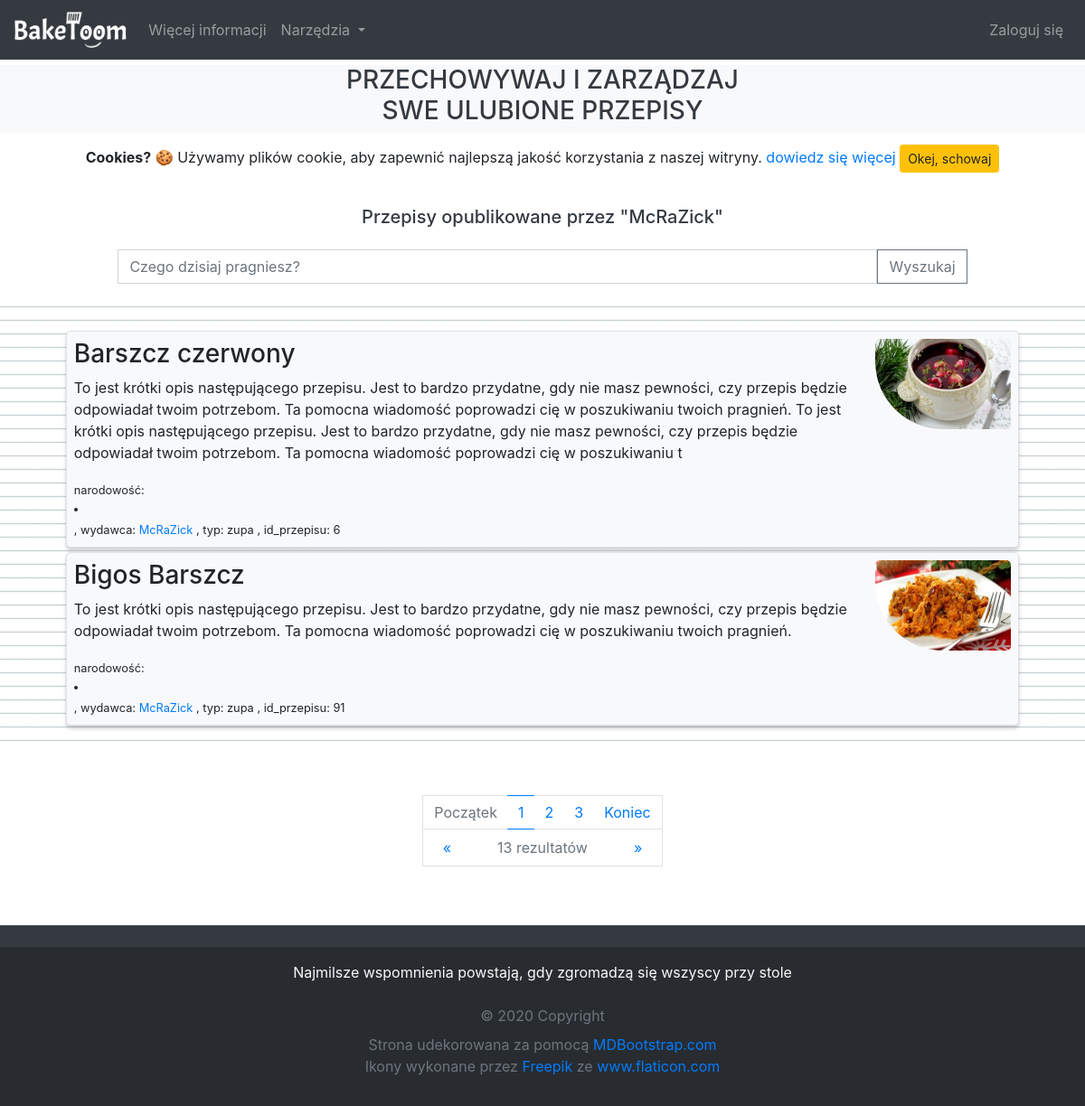
Page /user/McRaZick/ on the committed database.
### recipes/models.py (models this page shows, shortened)
class Recipe(models.Model):
	RECIPE_TYPE_CHOICES = (
		('wypiek', 'wypiek'),
		('deser', 'deser'),
		('zupa', 'zupa'),
		('inne', 'inne')
	)
	DEFAULT_LICENSE = (
		'MIT License'
		'\n\n'
		'Copyright (c) [rok] [pełne imię i nazwisko]'
		'\n\n'
		'Permission is hereby granted, free of charge, to any person obtaining a copy '
		'of this software and associated documentation files (the "Software"), to deal '
		'in the Software without restriction, including without limitation the rights '
		'to use, copy, modify, merge, publish, distribute, sublicense, and/or sell '
		'copies of the Software, and to permit persons to whom the Software is '
		'furnished to do so, subject to the following conditions:'
		'\n\n'
		'The above copyright notice and this permission notice shall be included in all '
		'copies or substantial portions of the Software.'
		'\n\n'
		'THE SOFTWARE IS PROVIDED "AS IS", WITHOUT WARRANTY OF ANY KIND, EXPRESS OR '
		'IMPLIED, INCLUDING BUT NOT LIMITED TO THE WARRANTIES OF MERCHANTABILITY, '
		'FITNESS FOR A PARTICULAR PURPOSE AND NONINFRINGEMENT. IN NO EVENT SHALL THE '
		'AUTHORS OR COPYRIGHT HOLDERS BE LIABLE FOR ANY CLAIM, DAMAGES OR OTHER '
		'LIABILITY, WHETHER IN AN ACTION OF CONTRACT, TORT OR OTHERWISE, ARISING FROM, '
		'OUT OF OR IN CONNECTION WITH THE SOFTWARE OR THE USE OR OTHER DEALINGS IN THE '
		'SOFTWARE.'
	)
	title = models.CharField(
		max_length=100,
		verbose_name=_('Tytuł przepisu')
	)
	publisher = models.ForeignKey(
		User,
		on_delete=models.CASCADE,
		verbose_name=_('Wydawca')
	)
	recipe_type	= models.CharField(
		max_length=100,
		blank=False,
		default=RECIPE_TYPE_CHOICES[3][1],
		choices=RECIPE_TYPE_CHOICES,
		verbose_name=_('Typ przepisu')
	)
	certified = models.BooleanField(
		blank=False,
		default=False
	)
	image = models.ImageField(
		default='default_recipe.jpg',
		upload_to='recipe_pics',
		verbose_name=_('Wprowadź Obraz')
	)
	description = models.TextField(
		max_length=400,
		blank=True,
		verbose_name=_('Krutka deskrypcja przepisu')
	)
	method = models.TextField(
		max_length=10000,
		blank=True,
		verbose_name=_('Wprowadź instrukcję sukcesywnego wykonania produktu')
	)
	license	= models.TextField(
		max_length=10000,
		blank=False,
		default=DEFAULT_LICENSE,
		verbose_name=_('Utwórz wiarygodną licencję')
	)
	nationality	= CountryField(
		max_length=100,
		blank=True,
		blank_label='Międzynarodowy',
		verbose_name=_('Wybierz narodowość przepisu')
	)
	date_posted_old = models.DateTimeField(blank=False, default=timezone.now)
	date_posted		= models.DateTimeField(blank=False, default=timezone.now)
	date_created	= models.DateTimeField(blank=False, default=timezone.now)
	date_edited		= models.DateTimeField(blank=False, default=timezone.now)

### recipes/views.py (the view)
# urls.py: path('user/<str:username>/', UserRecipeListView.as_view(), name='user-recipes'),
class UserRecipeListView(ListView):
	model = Recipe
	template_name = 'recipes/user_recipes.html' # <app>/<model>_<viewtype>.html
	context_object_name = 'recipes'
	paginate_by = 2
	def get_queryset(self):
		user = get_object_or_404(User, username=self.kwargs.get('username'))
		query = self.request.GET.get('q')
		if query:
			object_list = self.model.objects.filter(publisher=user, title__icontains=query).order_by(F('title').asc(nulls_last=True))
		else:
			object_list = self.model.objects.filter(publisher=user).order_by(F('title').asc(nulls_last=True))
		return object_list

### recipes/templates/recipes/user_recipes.html (shortened to what this page needs)
{% extends "recipes/base.html" %}
{% load recipes_extras %}
{% block content %}
  {% load static %}
  <h5 class="mb-4 ml-1 mr-1 mt-4 text-center text-dark h4-mobile">
    Przepisy opublikowane przez "{{ view.kwargs.username }}"
  </h5>
  <form method="GET" action="{% url 'user-recipes' view.kwargs.username %}" class="form-inline my-4 d-flex justify-content-center">
    <input class="form-control" type="search" name="q" value='{{ request.GET.q }}' placeholder="Czego dzisiaj pragniesz?" aria-label="Search" style="border-radius:0; width:70%">
    <button class="btn btn-outline-secondary" type="submit" style="border-radius: 0">Wyszukaj</button>
  </form>
  <div id="recipes" class="mt-4 mb-5 pt-4 pb-4" style="background-image: url('{% static 'recipes/img/background_notepad.png' %}'); background-size: 15px 15px">
    <center class="container recipe-container">
      {% if recipes %}
        {% for recipe in recipes %}
          <div class="border m-1 btn-light p-2 recipe-container" onclick="$(this).fadeOut(500); setTimeout(function(){window.location='{% url 'recipe-detail' recipe.id %}'}, 500)" style="overflow: auto; border-radius: 5px">
            <article>
              <img class="float-right" width="150px" height="100px" style="border-radius: 5px 5px 5px 75px" src="{{ recipe.image.url }}">
              <h3>{{ recipe.title }}</h3>
              <p>{{ recipe.description }}</p>
              <small class="f16">
                {% if recipe.nationality %}
                  narodowość:
                  <li class="flag {{ recipe.nationality|lower }}"></li>
                {% else %}
                  narodowość: międzynarodowy
                {% endif %},
                {% if recipe.publisher %}
                  wydawca: <a href="{% url 'user-recipes' recipe.publisher.username %}">{{ recipe.publisher }}</a>
                {% else %}
                  wydawca: null
                {% endif %},
                {% if recipe.recipe_type %}
                  typ: {{ recipe.recipe_type }}
                {% else %}
                  typ: inne
                {% endif %},
                id_przepisu: {{ recipe.id }}
              </small>
            </article>
          </div>
        {% endfor %}
      {% else %}
        <div class="d-flex justify-content-center text-dark p-5 text-center" style="background-color: #f8f9fa">
          <h2>Zero rezultatów</h2>
        </div>
      {% endif %}
    </center>
  </div>
  {% if is_paginated %}
    <center class="pagination justify-content-center">
      <nav id="home-pagination" aria-label="Page navigation example">
        <div>
          <ul class="pagination pagination-circle pg-blue mb-0">
            <li class="page-item {% if not page_obj.has_previous %}disabled{% endif %}">
              <a class="page-link" style="border-right: 0" aria-label="First"
                {% if page_obj.has_previous %}
                  {% if request.GET.q %}
                    href="#"
                    onclick="paginateToPage(1)"
                  {% else %}
                    href="?page=1"
                  {% endif %}
                {% else %}
                  href="#"
                {% endif %}
              >Początek</a>
            </li>
            {% for num in page_obj.paginator.page_range %}
              {% if page_obj.number == num %}
                <li class="page-item active">
                  <a class="page-link page-link-active-fancy"
                    {% if request.GET.q %}
                      href="#"
                      onclick="paginateToPage({{ num }})"
                    {% else %}
                      href="?page={{ num }}"
                    {% endif %}
                  >{{ num }}</a>
                </li>
              {% elif num > page_obj.number|add:'-3' and num < page_obj.number|add:'3' %}
                <li class="page-item">
                  <a class="page-link page-link-fancy"
                    {% if request.GET.q %}
                      href="#"
                      onclick="paginateToPage({{ num }})"
                    {% else %}
                      href="?page={{ num }}"
                    {% endif %}
                  >{{ num }}</a>
                </li>
              {% endif %}
            {% endfor %}
            <li class="page-item {% if not page_obj.has_next %}disabled{% endif %}">
              <a class="page-link" style="border-left: 0" aria-label="Last"
                {% if page_obj.has_next %}
                  {% if request.GET.q %}
                    href="#"
                    onclick="paginateToPage({{ page_obj.paginator.num_pages }})"
                  {% else %}
                    href="?page={{ page_obj.paginator.num_pages }}"
                  {% endif %}
                {% else %}
                  href="#"
                {% endif %}
              >Koniec</a>
            </li>
          </ul>
        </div>
        <div name="page-flip">
          <a style="border-right: 0" class="{% if not page_obj.has_previous %}disabled{% endif %}" aria-label="Previous"
            {% if page_obj.has_previous %}
              {% if request.GET.q %}
                href="#"
                onclick="paginateToPage({{ page_obj.previous_page_number }})"
              {% else %}
                href="?page={{ page_obj.previous_page_number }}"
              {% endif %}
            {% else %}
              href="#"
            {% endif %}
          ><span aria-hidden="true">&laquo;</span></a>
          <a style="width: 60%; border-left: 0; border-right: 0; color: #6c757d; cursor: default">
            <span id="search-result-counter">{{ page_obj.paginator.count }}</span>
              rezultatów
          </a>
          <a style="border-left: 0" class="{% if not page_obj.has_next %}disabled{% endif %}" aria-label="Next"
            {% if page_obj.has_next %}
              {% if request.GET.q %}
                href="#"
                onclick="paginateToPage({{ page_obj.next_page_number }})"
              {% else %}
                href="?page={{ page_obj.next_page_number }}"
              {% endif %}
            {% else %}
              href="#"
            {% endif %}
          ><span aria-hidden="true">&raquo;</span></a>
        </div>
      </nav>
    </center>
  {% endif %}
{% endblock content %}

### recipes/static/recipes/css/main.css (style rules this page uses)
html { scroll-behavior: smooth; position: relative; min-height: 100% }
body { margin-bottom: 240px }
#recipes div, div.container { width: 95%; text-align: left }
.recipe-container > div { box-shadow: 0 2px 4px 0 rgba(0, 0, 0, 0.1), 0 4px 4px 0 rgba(0, 0, 0, 0.1); margin-bottom: 5px !important }
.f16 li { margin-top: 1.25px }

### recipes/static/recipes/css/home.css (style rules this page uses)
#home-pagination { padding-bottom: 25px }
#home-pagination div a { border-radius: 0 }
#home-pagination div[name="page-flip"] a { border: 1px solid #dee2e6; background-color: #fff; text-decoration: none; padding: .5rem .75rem; text-align: center; cursor: pointer; border-top: 0; float: left; width: 20% }
#home-pagination div ul li a.page-link-fancy { border-left: 0; border-right: 0 }
#home-pagination div ul li a.page-link-active-fancy { border-left: 0; border-right: 0; color: #007bff; background-color: #fff }

### rows in the picture
Recipe: image (picture), title "Barszcz czerwony", description "To jest krótki opis następującego przepisu. Jest to bardzo przydatne, gdy nie masz pewności, czy przepis będzie odpowiadał twoim potrzebom. Ta pomocna wiadomość poprowadzi cię w poszukiwaniu twoich pragnień. To jest krótki opis następującego przepisu. Jest to bardzo przydatne, gdy nie masz pewności, czy przepis będzie odpowiadał twoim potrzebom. Ta pomocna wiadomość poprowadzi cię w poszukiwaniu t", publisher "McRaZick", recipe_type "zupa", id "6"
Recipe: image (picture), title "Bigos Barszcz", description "To jest krótki opis następującego przepisu. Jest to bardzo przydatne, gdy nie masz pewności, czy przepis będzie odpowiadał twoim potrzebom. Ta pomocna wiadomość poprowadzi cię w poszukiwaniu twoich pragnień.", publisher "McRaZick", recipe_type "zupa", id "91"

### other values in the picture
{{ view.kwargs.username }} "McRaZick"
{{ num }} "1"
{{ num }} "2" "3"
{{ page_obj.paginator.count }} "13"
